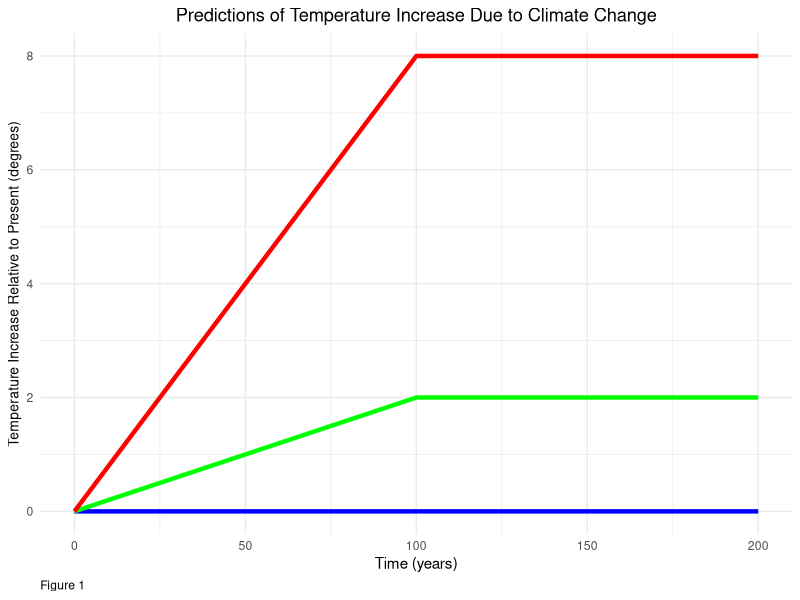
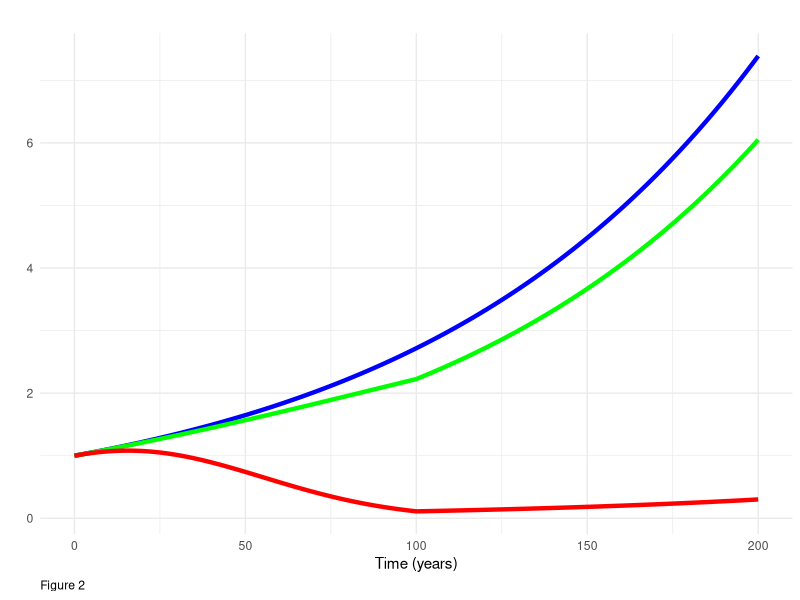
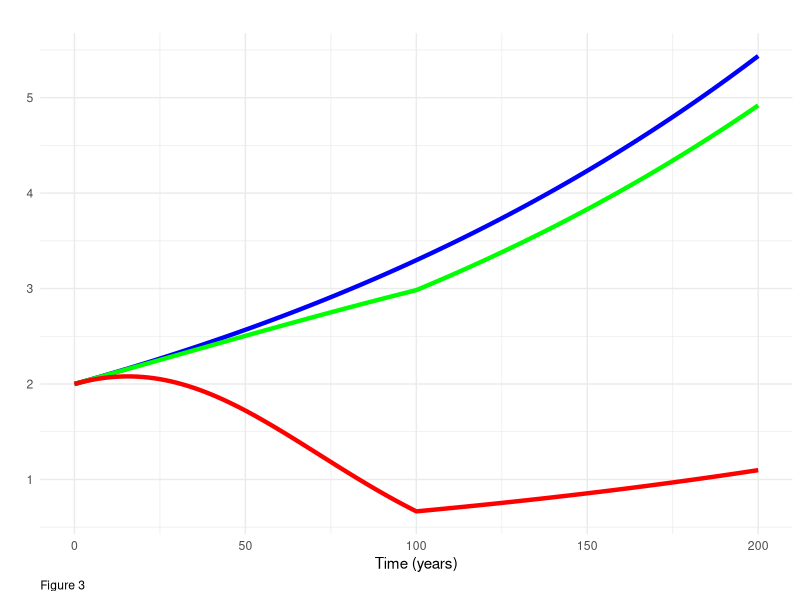

Write R code to recreate these figures, in order. (Note: this script raises an error after producing the figures.)
## ---- chunk 1
knitr::opts_chunk$set(echo = TRUE)

library(tidyverse)

# Variables:
# temperature at time t
# t = time
# t_diff = T = temperature at time 100 (given)

 #overall value for T

# Givens & Vectors:

t_vector <- seq(0,200, by = 1)

## ---- chunk 2
# Function 1 - Temperature(t)

temp <- function(t, t_diff){
  out = pmin((t*t_diff)/100,t_diff)
  return(out)
}


# Function 2 - Retention (t)

retention <- function(t, t_diff, B){
  out = exp(-B * (temp(t, t_diff))^2)
  return(out)
}


# Function 3 - Consumption (t)
consumption <- function(t, t_diff, B, g){
  out = retention(t, t_diff, B) * exp(g*t)
  return(out)
}


# Function 4 - Utility (C)

utility <- function(C, n){
  out = (C^(1-n))/(1-n)
  return(out)
}


# Function 5 - Discount Rate (Ramsey Rule)

r <- function(d, n, g){
  out = (d + n*g)
  return(out)
}


## ---- chunk 3
# T = 0

# Temperature df

temp_df_T_0 <- data.frame(t = t_vector) %>% 
  mutate(temp = temp(t_vector,
                     t_diff = 0))
  

# Retention df

retent_df_T_0 <- data.frame(t = t_vector) %>% 
  mutate(retent = retention(t_vector,
                            t_diff = 0,
                            B = .05)) 
# Consumption df

consum_df_T_0 <- data.frame(t = t_vector) %>% 
  mutate(consum = consumption(t_vector,
                              t_diff = 0,
                              B = 0.05,
                              g = 0.01))

# Utility df

C_0 <- consum_df_T_0$consum

utility_df_T_0 <- data.frame(t = t_vector) %>% 
  mutate(consum = C_0) %>% 
  mutate(utility = utility(C = C_0,
                           n = .5))
  
## ---- chunk 4
# T = 2

# Temperature df

temp_df_T_2 <- data.frame(t = t_vector) %>% 
  mutate(temp = temp(t_vector,
                     t_diff = 2)) 

# Retention df

retent_df_T_2 <- data.frame(t = t_vector) %>% 
  mutate(retent = retention(t_vector,
                            t_diff = 2,
                            B = .05)) 
# Consumption df

consum_df_T_2 <- data.frame(t = t_vector) %>% 
  mutate(consum = consumption(t_vector,
                              t_diff = 2,
                              B = 0.05,
                              g = 0.01))

# Utility df

C_2 <- consum_df_T_2$consum

utility_df_T_2 <- data.frame(t = t_vector) %>% 
  mutate(consum = C_2) %>% 
  mutate(utility = utility(C = C_2,
                           n = .5))
  
## ---- chunk 5
# T = 8

# Temperature df

temp_df_T_8 <- data.frame(t = t_vector) %>% 
  mutate(temp = temp(t_vector,
                     t_diff = 8))

# Retention df

retent_df_T_8 <- data.frame(t = t_vector) %>% 
  mutate(retent = retention(t_vector,
                            t_diff = 8,
                            B = .05)) 
# Consumption df

consum_df_T_8 <- data.frame(t = t_vector) %>% 
  mutate(consum = consumption(t_vector,
                              t_diff = 8,
                              B = 0.05,
                              g = 0.01))

# Utility df

C_8 <- consum_df_T_8$consum

utility_df_T_8 <- data.frame(t = t_vector) %>% 
  mutate(consum = C_8) %>% 
  mutate(utility = utility(C = C_8,
                           n = .5))
  
## ---- chunk 6
# a
# plot temperature over time
# scenario 1: no climate change


# scenario 2: moderate climate change

# scenario 3: major climate change
## ---- chunk 7
ggplot () +
  geom_line(data = temp_df_T_0,
            aes( x = t,
                 y = temp),
            size = 1.5,
            color = "blue") +
  geom_line(data = temp_df_T_2,
            aes( x = t,
                 y = temp),
            size = 1.5,
            color = "green") +
  geom_line(data = temp_df_T_8,
            aes( x = t,
                 y = temp),
            size = 1.5,
            color = "red") +
  labs(title = "Predictions of Temperature Increase Due to Climate Change" ,
       x = "Time (years)",
       y = "Temperature Increase Relative to Present (degrees)",
       caption = "Figure 1") +
  theme_minimal() +
  theme(plot.title = element_text(hjust = 0.5),
        plot.caption = element_text(hjust = 0),
        axis.title.y = element_text(size = 10))
             
## ---- chunk 8
ggplot () +
  geom_line(data = consum_df_T_0,
             aes( x = t,
                  y = consum),
             size = 1.5,
             color = "blue") +
  geom_line(data = consum_df_T_2,
             aes( x = t,
                  y = consum),
             size = 1.5,
             color = "green") +
  geom_line(data = consum_df_T_8,
             aes( x = t,
                  y = consum),
             size = 1.5,
             color = "red") +
  labs(title = "" ,
       x = "Time (years)",
       y = "",
       caption = "Figure 2") +
  theme_minimal() +
  theme(plot.title = element_text(hjust = 0.5),
        plot.caption = element_text(hjust = 0),
        axis.title.y = element_text(size = 10))
## ---- chunk 9
ggplot () +
  geom_line(data = utility_df_T_0,
            aes( x = t,
                  y = utility),
            size = 1.5,
            color = "blue") +
  geom_line(data = utility_df_T_2,
            aes( x = t,
                  y = utility),
            size = 1.5,
            color = "green") +
  geom_line(data = utility_df_T_8,
            aes( x = t,
                  y = utility),
            size = 1.5,
            color = "red") +
labs(title = "" ,
       x = "Time (years)",
       y = "",
       caption = "Figure 3") +
  theme_minimal() +
  theme(plot.title = element_text(hjust = 0.5),
        plot.caption = element_text(hjust = 0),
        axis.title.y = element_text(size = 10))
## ---- chunk 10
# T = 4.4
# Maintained givens from plot 1

# Temperature df

temp_df_T_4_4 <- data.frame(t = t_vector) %>% 
  mutate(temp = temp(t_vector,
                     t_diff = 4.4))

# Retention df

retent_df_T_4_4 <- data.frame(t = t_vector) %>% 
  mutate(retent = retention(t_vector,
                            t_diff = 4.4,
                            B = .05)) 
# Consumption df

consum_df_T_4_4 <- data.frame(t = t_vector) %>% 
  mutate(consum = consumption(t_vector,
                              t_diff = 4.4,
                              B = 0.05,
                              g = 0.01))

# Utility df

C_4_4 <- consum_df_T_4_4$consum

utility_df_T_4_4 <- data.frame(t = t_vector) %>% 
  mutate(consum = C_4_4) %>% 
  mutate(utility = utility(C = C_4_4,
                           n = .5))
  
## ---- chunk 11
# Present value discounted over 200 years w/ climate change

# discount rate
r_given <- r(.005, .5, .01)

# Value calculation
pv_df_4_4 <- data.frame(t = t_vector) %>% 
  mutate(pv_4_4 = (utility_df_T_4_4$utility)/(1 + r_given)^(t_vector))

pv_4_4 = sum(pv_df_4_4$pv_4_4)

# Present value discounted over 200 years w/o climate change

# Value calculation
pv_df_0 <- data.frame(t = t_vector) %>% 
  mutate(pv_0 = (utility_df_T_0$utility)/(1 + r_given)^(t_vector))

pv_0 = sum(pv_df_0$pv_0)
## ---- chunk 12

L_cc <- abs(pv_0-pv_4_4)/pv_0 * 100


## ---- chunk 13
# Present value discounted over 200 years w/ climate change
# T = 4.4 + .44 = 4.84

# Temperature df

temp_df_T_4_84 <- data.frame(t = t_vector) %>% 
  mutate(temp = temp(t_vector,
                     t_diff = 4.84))

# Retention df

retent_df_T_4_84 <- data.frame(t = t_vector) %>% 
  mutate(retent = retention(t_vector,
                            t_diff = 4.84,
                            B = .05)) 
# Consumption df

consum_df_T_4_84 <- data.frame(t = t_vector) %>% 
  mutate(consum = consumption(t_vector,
                              t_diff = 4.84,
                              B = 0.05,
                              g = 0.01))

# Utility df

C_4_84 <- consum_df_T_4_84$consum

utility_df_T_4_84 <- data.frame(t = t_vector) %>% 
  mutate(consum = C_4_84) %>% 
  mutate(utility = utility(C = C_4_84,
                           n = .5))

# Value calculation
pv_df_4_84 <- data.frame(t = t_vector) %>% 
  mutate(pv_4_84 = (utility_df_T_4_84$utility)/(1 + r_given)^(t_vector))

pv_4_84 = sum(pv_df_4_84$pv_4_84)

## ---- chunk 14

L_T_sens <- abs(pv_0-pv_4_84)/pv_0 * 100


## ---- chunk 15
# T = 4.4 ************************************************************************************************
# B = .055

# Retention df

retent_df_B_055 <- data.frame(t = t_vector) %>% 
  mutate(retent = retention(t_vector,
                            t_diff = 4.4,
                            B = .055)) 
# Consumption df

consum_df_B_055 <- data.frame(t = t_vector) %>% 
  mutate(consum = consumption(t_vector,
                              t_diff = 4.4,
                              B = 0.055,
                              g = 0.01))

# Utility df

C_B_055 <- consum_df_B_055$consum

utility_df_B_055 <- data.frame(t = t_vector) %>% 
  mutate(consum = C_B_055) %>% 
  mutate(utility = utility(C = C_B_055,
                           n = .5))

# Value calculation
pv_df_B_055 <- data.frame(t = t_vector) %>% 
  mutate(pv_B_055 = (utility_df_B_055$utility)/(1 + r_given)^(t_vector))

pv_B_055 = sum(pv_df_B_055$pv_B_055)

# T = 0 *************************************************************************************************
# B = .055

# Retention df

retent_df_T_0_B <- data.frame(t = t_vector) %>% 
  mutate(retent = retention(t_vector,
                            t_diff = 0,
                            B = .055)) 
# Consumption df

consum_df_T_0_B <- data.frame(t = t_vector) %>% 
  mutate(consum = consumption(t_vector,
                              t_diff = 0,
                              B = 0.055,
                              g = 0.01))

# Utility df

C_0_B <- consum_df_T_0_B$consum

utility_df_T_0_B <- data.frame(t = t_vector) %>% 
  mutate(consum = C_0_B) %>% 
  mutate(utility = utility(C = C_0_B,
                           n = .5))

# Present value discounted over 200 years w/o climate change
# Value calculation
pv_df_0_B <- data.frame(t = t_vector) %>% 
  mutate(pv_0_B = (utility_df_T_0_B$utility)/(1 + r_given)^(t_vector))

pv_0_B = sum(pv_df_0_B$pv_0_B)
## ---- chunk 16

L_B_sens <- abs(pv_0_B-pv_B_055)/pv_0_B * 100


## ---- chunk 17
# T = 4.4 ***********************************************************************
# g = .01 + .001 = .011

# Consumption df

consum_df_g_01 <- data.frame(t = t_vector) %>% 
  mutate(consum = consumption(t_vector,
                              t_diff = 4.4,
                              B = 0.05,
                              g = 0.011))

# Utility df

C_g_01 <- consum_df_g_01$consum

utility_df_g_01 <- data.frame(t = t_vector) %>% 
  mutate(consum = C_g_01) %>% 
  mutate(utility = utility(C = C_g_01,
                           n = .5))

#T = 0****************************************************************************
# g = .01 + .001 = .011
# Temperature df

# Consumption df

consum_df_T_0_g <- data.frame(t = t_vector) %>% 
  mutate(consum = consumption(t_vector,
                              t_diff = 0,
                              B = 0.05,
                              g = 0.011))

# Utility df

C_0_g <- consum_df_T_0_g$consum

utility_df_T_0_g <- data.frame(t = t_vector) %>% 
  mutate(consum = C_0_g) %>% 
  mutate(utility = utility(C = C_0_g,
                           n = .5))


# discount rate
r_g <- r(.005, .5, .011) 

# Value calculation
pv_df_g_01 <- data.frame(t = t_vector) %>% 
  mutate(pv_g_01 = (utility_df_g_01$utility)/(1 + r_g)^(t_vector))

pv_g_01 = sum(pv_df_g_01$pv_g_01)

# Present value discounted over 200 years w/o climate change

# Value calculation
pv_df_0_g <- data.frame(t = t_vector) %>% 
  mutate(pv_0_g = (utility_df_T_0_g$utility)/(1 + r_g)^(t_vector))

pv_0_g = sum(pv_df_0_g$pv_0_g)
## ---- chunk 18

L_g_sens <- abs(pv_0_g-pv_g_01)/pv_0_g * 100


## ---- chunk 19
# T = 4.4************************************************************************
# n = 0.5 +.05 = 0.55


# Utility df
# C_4_4 is not affected by N so it is ok to leave as is

utility_df_n_55 <- data.frame(t = t_vector) %>% 
  mutate(consum = C_4_4) %>% 
  mutate(utility = utility(C = C_4_4,
                           n = .55))

# T = 0 ************************************************************************
# n = 0.5 +.05 = 0.55

# Utility df
# Leave consum = C_0 because it is unaffected by n

utility_df_T_0_n <- data.frame(t = t_vector) %>% 
  mutate(consum = C_0) %>% 
  mutate(utility = utility(C = C_0,
                           n = .55))

# discount rate
r_n <- r(.005, .55, .01) 

# Value calculation
pv_df_n_55 <- data.frame(t = t_vector) %>% 
  mutate(pv_n_55 = (utility_df_n_55$utility)/(1 + r_n)^(t_vector))

pv_n_55 = sum(pv_df_n_55$pv_n_55)

# Present value discounted over 200 years w/o climate change

# Value calculation
pv_df_0_n <- data.frame(t = t_vector) %>% 
  mutate(pv_0_n = (utility_df_T_0_n$utility)/(1 + r_n)^(t_vector))

pv_0_n = sum(pv_df_0_n$pv_0_n)
## ---- chunk 20

L_n_sens <- abs(pv_0_n-pv_n_55)/pv_0_n * 100


## ---- chunk 21
crazy_idea <- function(theta) { 
  out = (1-theta)^(1-n)*pv_0
  return(out)
  
  
theta_vector <- seq(0,1,by = .005)
n = 0.5

pv_theta_T_4_4 <- data.frame(t = t_vector)  %>% 
  mutate(theta = theta_vector) %>% 
  mutate( pv_theta = crazy_idea(theta_vector))


}
theta = (pv_4_4 /(sum(pv_with_discount_T_0)))^ (1 / (1-n))
